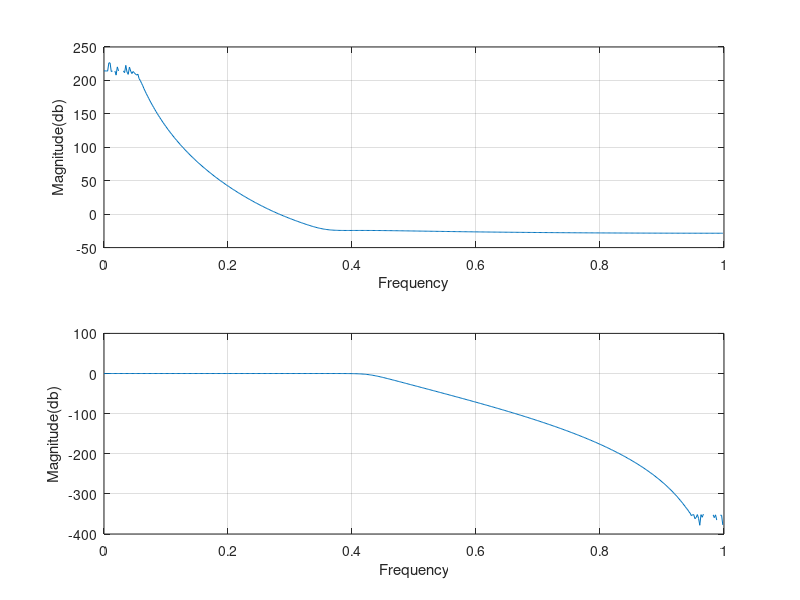

MATLAB code to generate this figure:
close all;clear all;clc;
ap = 1;as = 30; f = 100;
a = 30/(2*pi); omega = a/f; wp = omega/pi;
b = 40/(2*pi); omega1 = b/f; ws = omega1/pi;
[Nb, wcb] = buttord(wp,ws, ap, as, 's');
disp("Order");disp(Nb);disp("Cutoff Frequency");disp(wcb);
[b_s,a_s] = butter(Nb,wcb, 's');
[b_z, a_z] = impinvar(b_s,a_s,f); 
[hz,wz] = freqz(b_z,a_z);
subplot(2,1,1);
plot(wz/pi,20*log10(abs(hz)));
grid on;
ylabel("Magnitude(db)");
xlabel("Frequency");

[Nb, wcb] = buttord(wp,ws, ap, as, 's');
[b_s,a_s] = butter(Nb,wcb, 's');
[b_z, a_z] = bilinear(b_s,a_s,f); 
[hz,wz] = freqz(b_z,a_z);
subplot(2,1,2);
plot(wz/pi,20*log10(abs(hz)));
grid on;
ylabel("Magnitude(db)");
xlabel("Frequency");